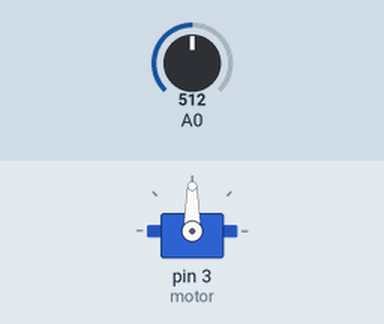
Recording of a sketch running on a simulated Arduino Uno, built with avr-gcc and run on an emulated ATmega328P. Shown: servo. The test bench sets the inputs (shaded band); at power-on: A0 = 512.

Above: at 1.2 s.
1.3 s: A0 set to 716
At 2.5 s:
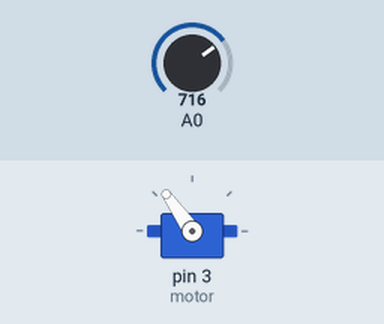
2.8 s: A0 set to 900
At 3.6 s:
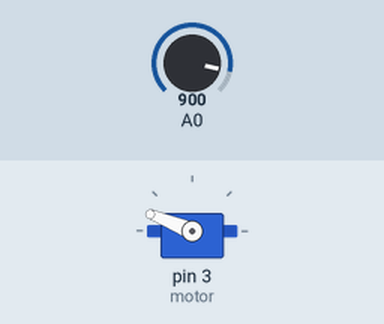
4.3 s: A0 set to 1023
At 4.8 s:
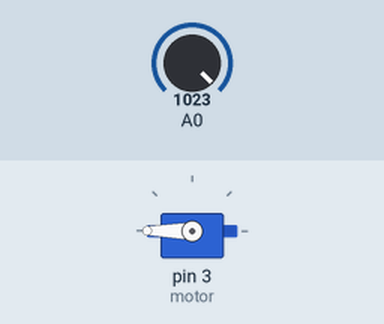
5.8 s: A0 set to 306
At 7.0 s:
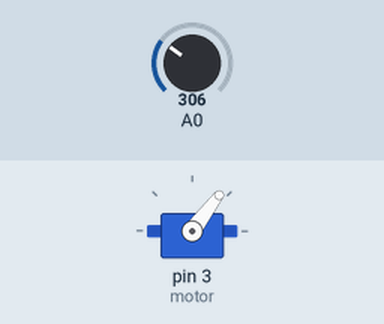
7.3 s: A0 set to 122
At 8.3 s:
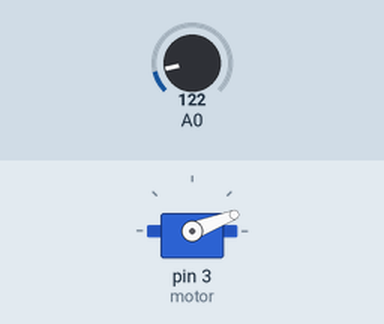
Timing chart, 0 to 9.8 s (numbered marks = the images above; inputs shaded):
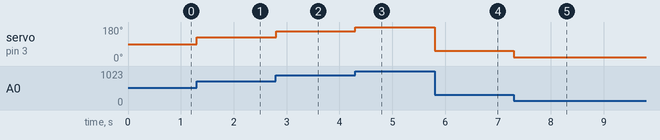

Measured:
- after the input at 1.3 s, servo on pin 3 (motor): 90° → 125° at once
- after the input at 2.8 s, servo on pin 3 (motor): 125° → 158° at once
- after the input at 4.3 s, servo on pin 3 (motor): 158° → 180° at once
- after the input at 5.8 s, servo on pin 3 (motor): 180° → 53° at once
- after the input at 7.3 s, servo on pin 3 (motor): 53° → 21° at once

The sketch:

main.ino
```cpp
#include <Servo.h> // Servo motor kontrolü için gerekli kütüphane tanımlaması

Servo motor; // Servo motor nesnesi tanımlaması

int deger; // Analog sensörden okunan değeri saklamak için değişken
int derece; // Servo motorun açısını saklamak için değişken

void setup() {
  motor.attach(3); // Servo motorun sinyal pini olarak 3. pin kullanılacak

}

void loop() {
  deger = analogRead(A0); // A0 pininden analog değer oku (0-1023 arası)

  // Okunan analog değeri, servo motorun hareket açısına dönüştür
  // 0-1023 arasındaki analog değeri 0-180 derece arasındaki bir açıya haritala
  derece = map(deger, 0, 1023, 0, 180);

  // Servo motorunun açısını belirlenen dereceye ayarla
  motor.write(derece);


}
```
